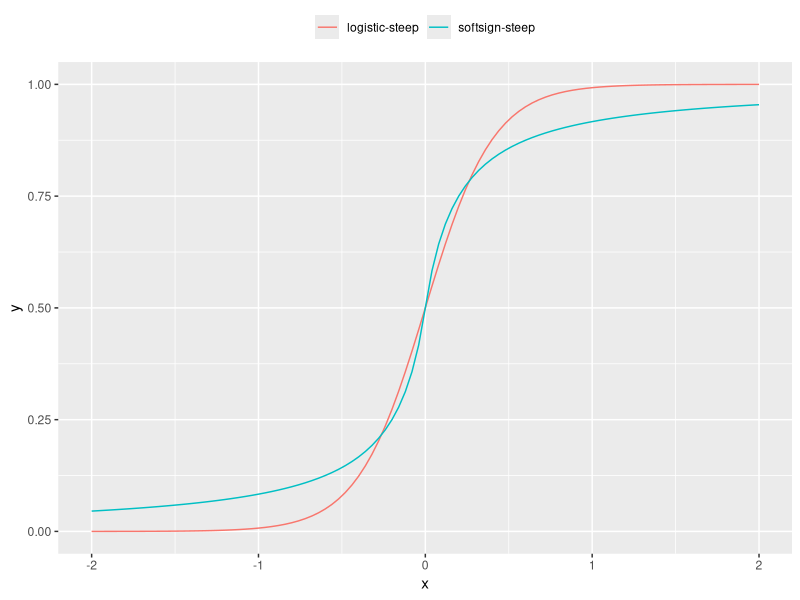
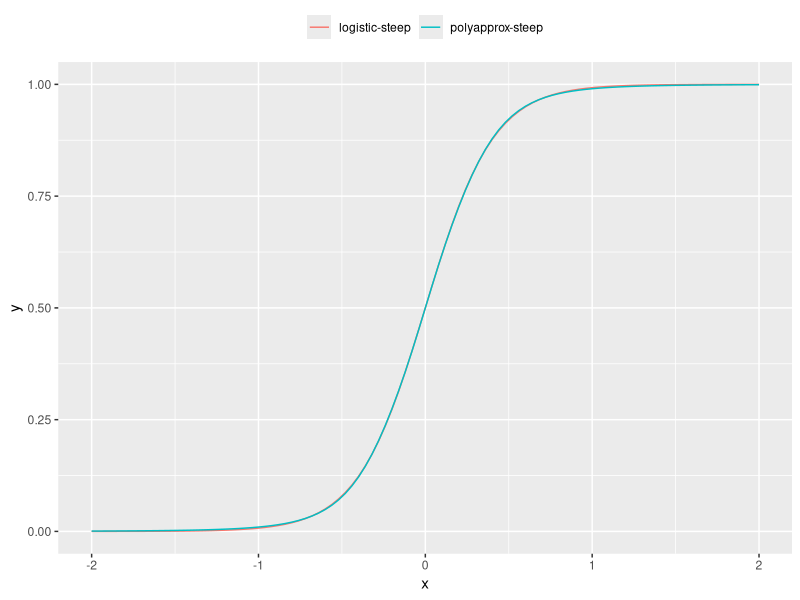
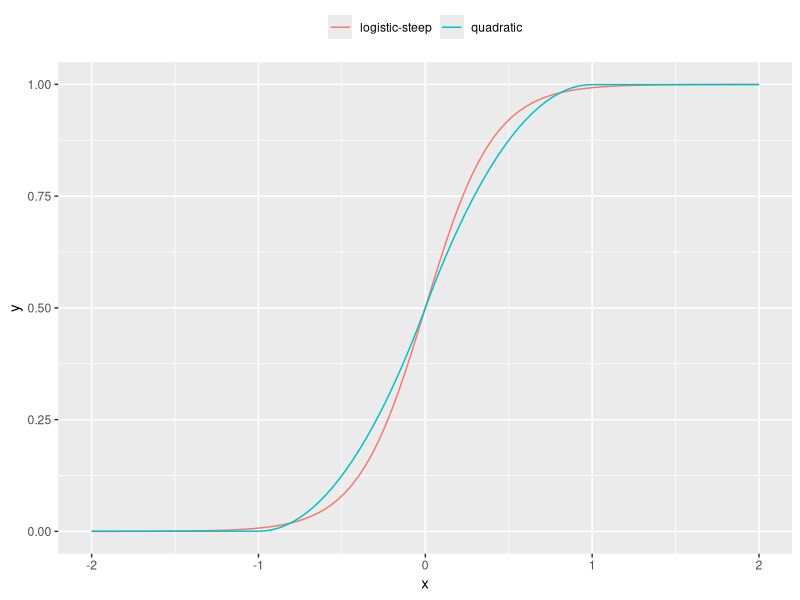
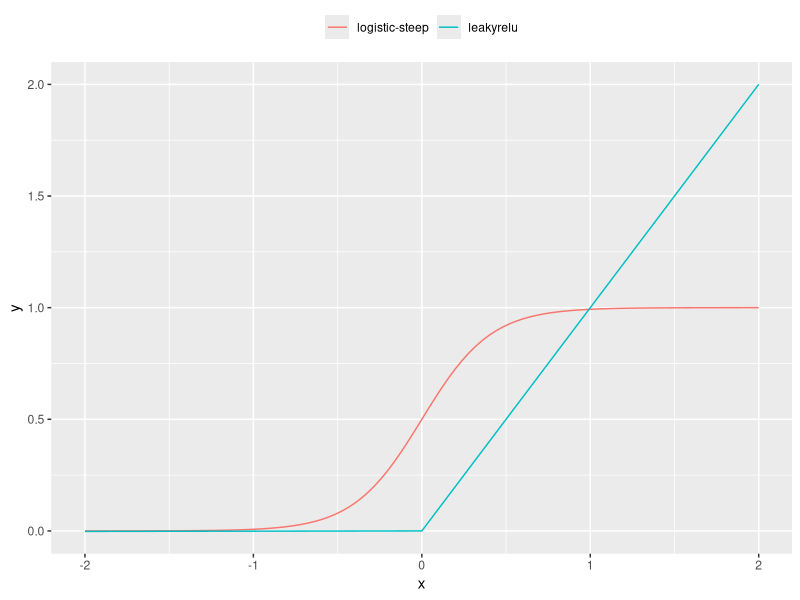
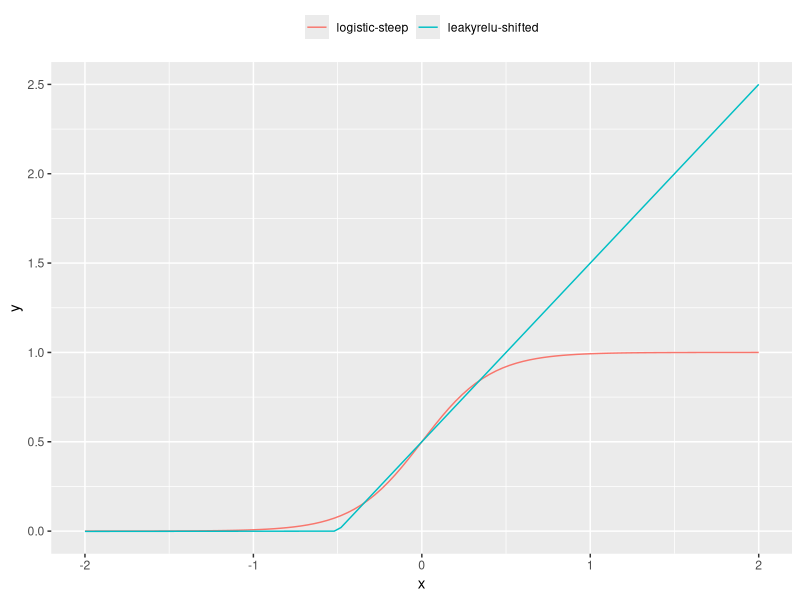
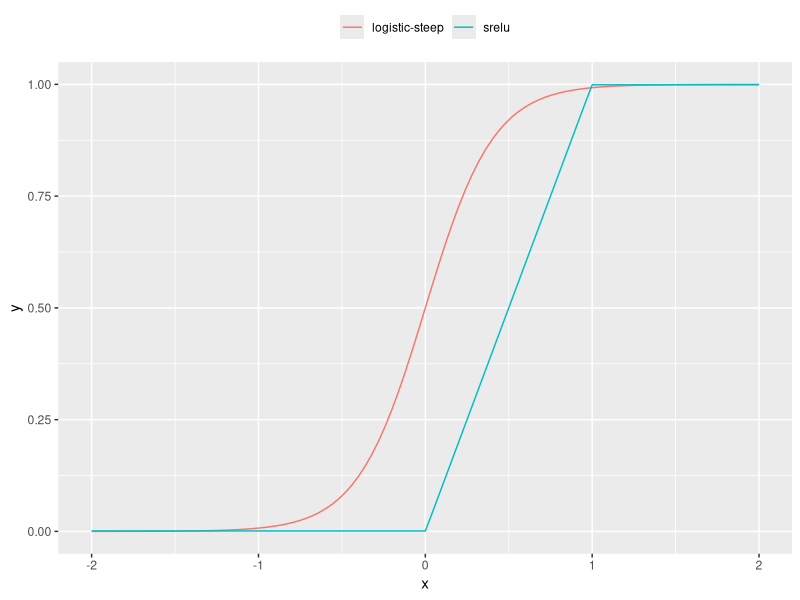
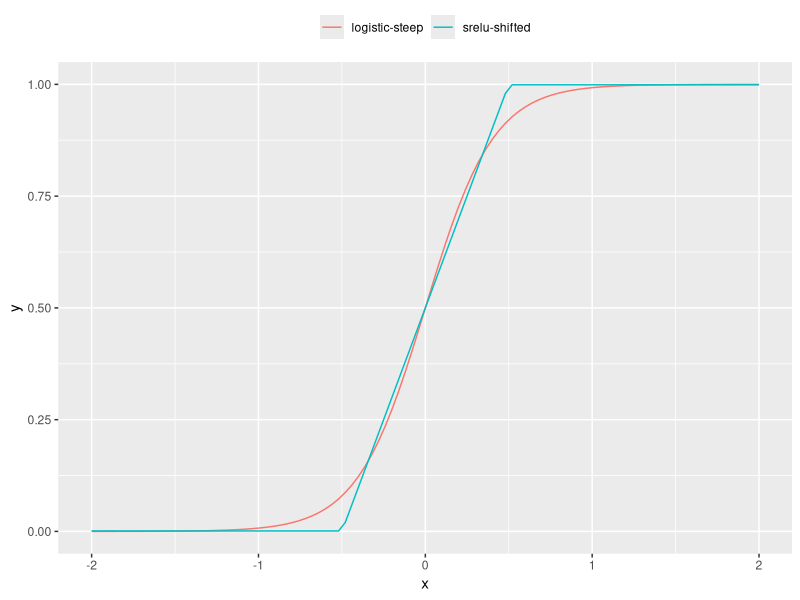
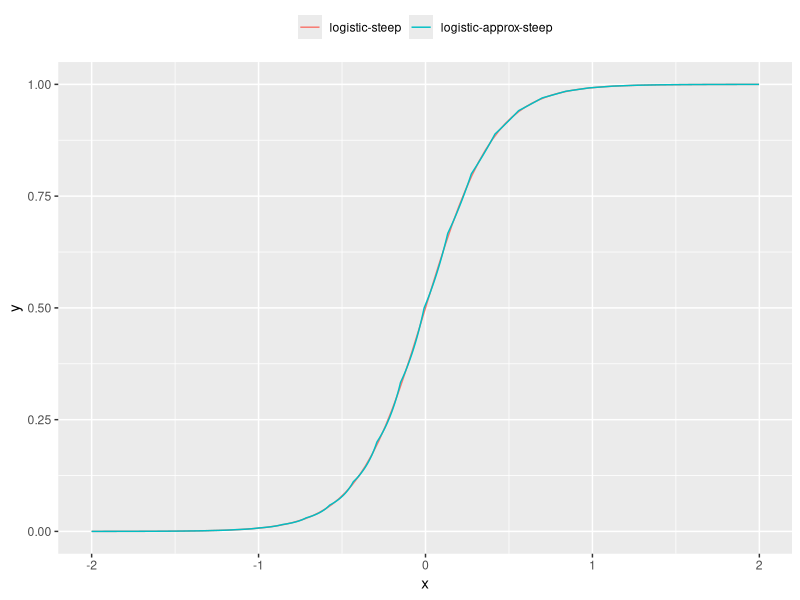

These charts were generated, in order, by the following R code:
# Set working folder.
setwd("D:/home/websites/sharpneat-web/public/research/activation-fn-review")

# Define activation functions.
f1 = function(x) { 1 / (exp(-4.9*x)+1) }   		# logistic-steep
f2 = function(x) { 0.5 + (x / (2.0*(0.2+abs(x)))) }	# softsign-steep

# polyapprox-steep
f3 = function(x) {	
  x = x * 4.9
  x2 = x * x
  e = 1.0 + abs(x) + (x2 * 0.555) + (x2 * x2 * 0.143)
  f = (x > 0) * (1.0 / e) + (x <= 0) * e 
  1.0 / (1.0 + f)
}

# quadratic
f4 = function(x) {

  t = 0.999
  a = 0.00001

  s = sign(x)
  x = abs(x)

  y = ((x >=0) & (x < t)) * (t - ((x - t) * (x - t))) +
      ((x >=t) * (t + (x - t) * a))

  (y * s * 0.5) + 0.5
}


# leakyrelu
f5 = function(x) {

  a = 0.001

  y = ((x > 0) * x) +
	 ((x <=0) * x * a)
  y
}

# leakyrelu-shifted
f6 = function(x) {

  a = 0.001

  x = x + 0.5

  y = ((x > 0) * x) +
	 ((x <=0) * x * a)
  y
}

# srelu
f7 = function(x) {

  tl = 0.001
  tr = 0.999
  a = 0.00001

  y = (((x > tl) & (x < tr)) * x) +
      (x <= tl) * (tl + (x - tl) * a) +
      (x >= tr) * (tr + (x - tr) * a)
  y
}

# srelu-shifted
f8 = function(x) {

  tl = 0.001
  tr = 0.999
  a = 0.00001

  x = x + 0.5

  y = (((x > tl) & (x < tr)) * x) +
      (x <= tl) * (tl + (x - tl) * a) +
      (x >= tr) * (tr + (x - tr) * a)
  y
}

# import ggplot.
library("ggplot2")

# generate plot and save png
p1 = ggplot(data.frame(x = c(-2, 2)), aes(x)) + 
   stat_function(fun = f1, aes(colour="logistic-steep")) + 
   stat_function(fun = f2, aes(colour="softsign-steep")) + 
   xlab("x") + 
   ylab("y") + 
   theme(legend.position="top",
         legend.direction="horizontal",
         legend.title=element_blank())

ggsave(filename="actfn-logisticsteep-softsignsteep.png", plot=p1, height=4, width=4, units="in", dpi=100)

# generate plot and save png
p1 = ggplot(data.frame(x = c(-2, 2)), aes(x)) + 
   stat_function(fun = f1, aes(colour="logistic-steep")) + 
   stat_function(fun = f3, aes(colour="polyapprox-steep")) + 
   xlab("x") + 
   ylab("y") + 
   theme(legend.position="top",
         legend.direction="horizontal",
         legend.title=element_blank())

ggsave(filename="actfn-logisticsteep-polyapproxsteep.png", plot=p1, height=4, width=4, units="in", dpi=100)

# generate plot and save png
p1 = ggplot(data.frame(x = c(-2, 2)), aes(x)) + 
   stat_function(fun = f1, aes(colour="logistic-steep")) + 
   stat_function(fun = f4, aes(colour="quadratic")) + 
   xlab("x") + 
   ylab("y") + 
   theme(legend.position="top",
         legend.direction="horizontal",
         legend.title=element_blank())

ggsave(filename="actfn-logisticsteep-quadratic.png", plot=p1, height=4, width=4, units="in", dpi=100)


# generate plot and save png
p1 = ggplot(data.frame(x = c(-2, 2)), aes(x)) + 
   stat_function(fun = f1, aes(colour="logistic-steep")) + 
   stat_function(fun = f5, aes(colour="leakyrelu")) + 
   xlab("x") + 
   ylab("y") + 
   theme(legend.position="top",
         legend.direction="horizontal",
         legend.title=element_blank()) + 
   guides(col = guide_legend(reverse = TRUE), fill = guide_legend(reverse = TRUE)) +
   scale_colour_manual(values = c("leakyrelu" = "#00BFC4", "logistic-steep" = "#F8766D"))

ggsave(filename="actfn-logisticsteep-leakyrelu.png", plot=p1, height=4, width=4, units="in", dpi=100)


# generate plot and save png
p1 = ggplot(data.frame(x = c(-2, 2)), aes(x)) + 
   stat_function(fun = f1, aes(colour="logistic-steep")) + 
   stat_function(fun = f6, aes(colour="leakyrelu-shifted")) + 
   xlab("x") + 
   ylab("y") + 
   theme(legend.position="top",
         legend.direction="horizontal",
         legend.title=element_blank()) + 
   guides(col = guide_legend(reverse = TRUE), fill = guide_legend(reverse = TRUE)) +
   scale_colour_manual(values = c("leakyrelu-shifted" = "#00BFC4", "logistic-steep" = "#F8766D"))

ggsave(filename="actfn-logisticsteep-leakyrelu-shifted.png", plot=p1, height=4, width=4, units="in", dpi=100)


# generate plot and save png
p1 = ggplot(data.frame(x = c(-2, 2)), aes(x)) + 
   stat_function(fun = f1, aes(colour="logistic-steep")) + 
   stat_function(fun = f7, aes(colour="srelu")) + 
   xlab("x") + 
   ylab("y") + 
   theme(legend.position="top",
         legend.direction="horizontal",
         legend.title=element_blank())

ggsave(filename="actfn-logisticsteep-srelu.png", plot=p1, height=4, width=4, units="in", dpi=100)


# generate plot and save png
p1 = ggplot(data.frame(x = c(-2, 2)), aes(x)) + 
   stat_function(fun = f1, aes(colour="logistic-steep")) + 
   stat_function(fun = f8, aes(colour="srelu-shifted")) + 
   xlab("x") + 
   ylab("y") + 
   theme(legend.position="top",
         legend.direction="horizontal",
         legend.title=element_blank())

ggsave(filename="actfn-logisticsteep-srelushifted.png", plot=p1, height=4, width=4, units="in", dpi=100)


# Generate plot for logistic-approx-steep (from data output from a C# app).
setwd("D:/home/websites/sharpneat-web/public/research/activation-fn-review")
fndata <- read.table("logistic-approx-steep.csv", sep=",", head=TRUE)

p1 = ggplot(data = fndata, aes(x=x, y=y, color="logistic-approx-steep")) + 
   stat_function(fun = f1, aes(colour="logistic-steep")) + 
   geom_line() +    
   xlab("x") + 
   ylab("y") + 
   theme(legend.position="top",
         legend.direction="horizontal",
         legend.title=element_blank()) + 
   guides(col = guide_legend(reverse = TRUE), fill = guide_legend(reverse = TRUE)) +
   scale_colour_manual(values = c("logistic-approx-steep" = "#00BFC4", "logistic-steep" = "#F8766D"))

ggsave(filename="actfn-logisticsteep-logisticapproxsteep.png", plot=p1, height=4, width=4, units="in", dpi=100)
